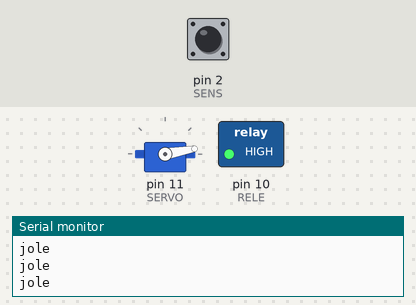
Recording of a sketch running on a simulated Arduino Uno, built with avr-gcc and run on an emulated ATmega328P. Parts: servo, switched loads named in the sketch (green lamp = pin HIGH), the last lines printed to the serial monitor. Dashed ring = blinking. The test bench sets the inputs (shaded band); at power-on: pin 2 (SENS) HIGH.

Above: at 1.8 s.
1.9 s: pin 2 (SENS) driven LOW
At 2.06 s:
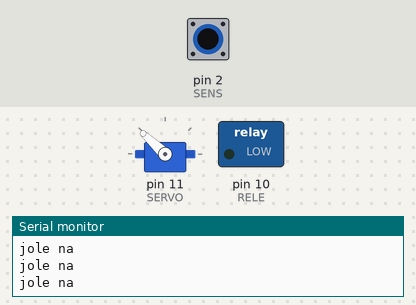
4.9 s: pin 2 (SENS) driven HIGH
At 5.9 s:
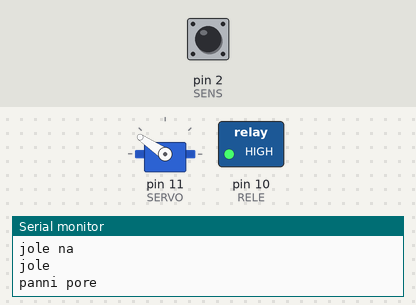
6.4 s: pin 2 (SENS) pulsed LOW 5 times (0.12 s each, 0.3 s apart)
At 7.3 s:
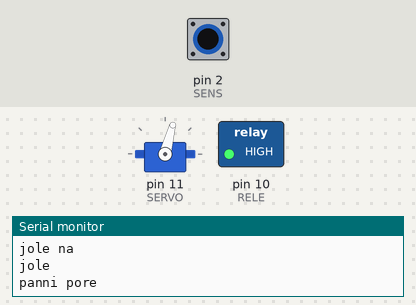
9.4 s: pin 2 (SENS) pulsed LOW 2 times (0.12 s each, 0.3 s apart)
At 10.0 s:
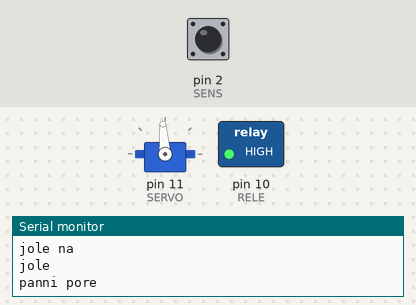
Timing chart, 0 to 12.4 s (numbered marks = the images above; inputs shaded):
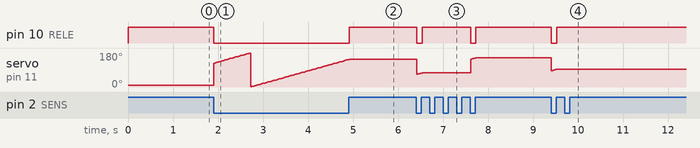

Measured:
- after the input at 1.9 s, pin 10 (RELE): HIGH → LOW at once
- after the input at 4.9 s, pin 10 (RELE): LOW → HIGH at once; servo on pin 11 (SERVO): goes on until 4.9 s, then stays 146°
- after the input at 6.4 s, pin 10 (RELE): alternates HIGH for 1.1 s and LOW for 0.12 s, starting at once
- after the input at 9.4 s, pin 10 (RELE): HIGH → LOW at once, → HIGH 0.12 s later; servo on pin 11 (SERVO): 154° → 94° at once

The sketch:

Autonomus_bhuban_fire.ino.ino
```cpp
#include <Servo.h>

#define SENS  2

#define RELE  10

#define SERVO 11

#define RON   HIGH
#define ROF   LOW

Servo servo;

bool flSt = false;
int16_t i = 0;
bool up = false;

void Sens()
{
  if (!digitalRead(SENS))
  {
    Serial.println("jole na");
    flSt = false;
  }
  else
  {
    Serial.println("jole");
    flSt = true;
  }
}

void setup() {
  Serial.begin(9600);
  Serial.println("setup intiallizing...");
  pinMode(SENS, INPUT_PULLUP);
  pinMode(RELE, OUTPUT);
  digitalWrite(RELE, ROF);
  servo.attach(SERVO);
  servo.write(10);

}

void loop() {
  Sens();
  if (flSt) {
    // Flame detected
    if (servo.attached()) {
      // If the servo is attached, detach it
      servo.detach();
      digitalWrite(RELE, RON);
      Serial.println("panni pore");
      servo.write((millis() / 15) % 180);
      delay(1000);

    }
    // Turn on the water pump through the relay
    digitalWrite(RELE, RON);  // Assuming RON is the state for turning on the relay
  } else {
    // No flame detected
    if (!servo.attached()) {
      // If the servo is not attached, attach it
      servo.attach(SERVO);
    }
    // Move the servo motor continuously
    servo.write((millis() / 15) % 180);  // Adjust the divisor for speed
    // Stop the water pump through the relay
    digitalWrite(RELE, ROF);  // Assuming ROF is the state for turning off the relay
  }
}
```
